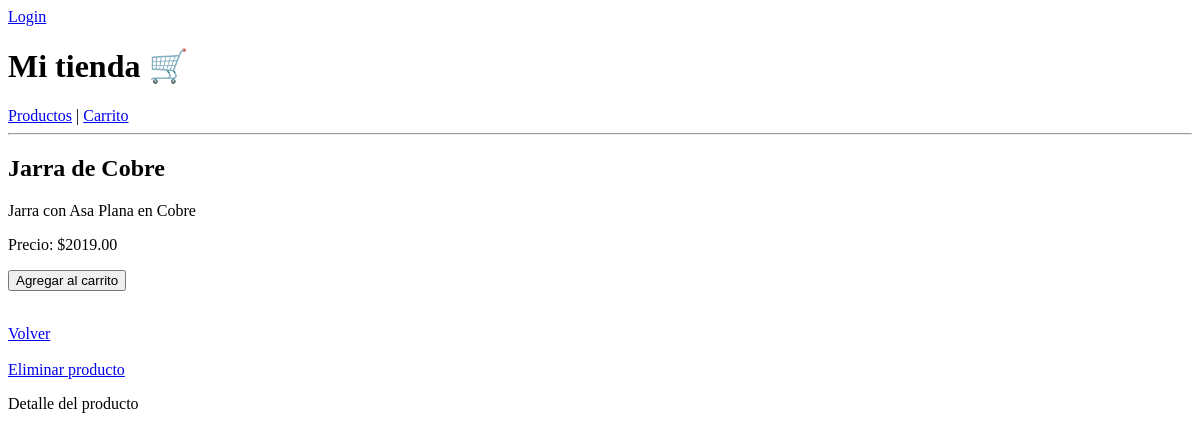
The page /products/1/ on the database as committed earlier.
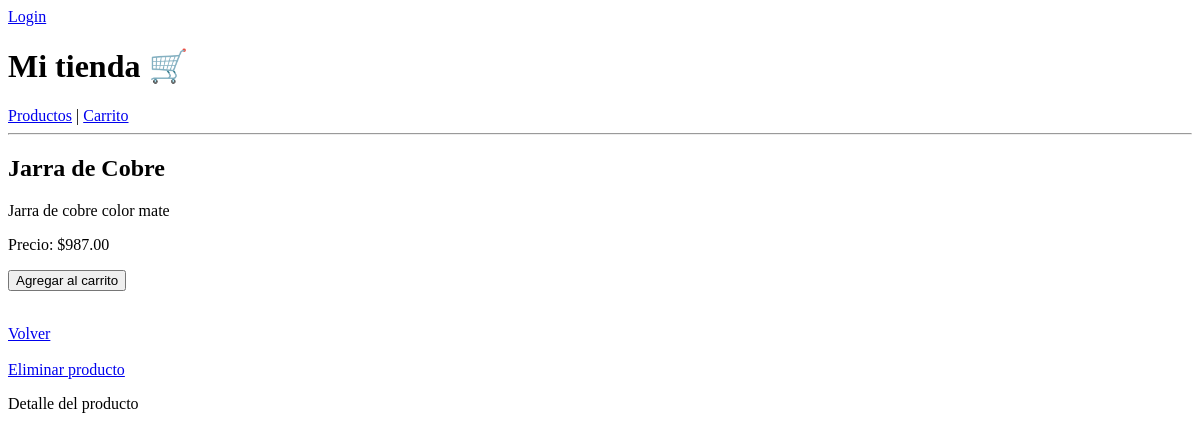
The same page on the database as committed later.
### product/models.py (models this page shows, shortened)
class Product(models.Model):
    name = models.CharField(max_length=100)
    description = models.TextField()
    price = models.DecimalField(max_digits=10, decimal_places=2)

### product/views.py (the view)
# urls.py: path('<int:pk>/', ProductDetailView.as_view(), name='product_detail'),
class ProductDetailView(DetailView):
    model = Product
    template_name = 'product/detail.html'
    context_object_name = 'product'
    def get_context_data(self, **kwargs):
        context = super().get_context_data(**kwargs)
        context['mensaje'] = "Detalle del producto"
        return context

### product/templates/product/detail.html (shortened to what this page needs)
{% extends 'base.html' %}
{% block content %}
<h2>{{ product.name }}</h2>
<p>{{ product.description }}</p>
<p>Precio: ${{ product.price }}</p>
<form method="post" action="{% url 'add_to_cart' product.id %}">
    <button type="submit">Agregar al carrito</button>
</form>
<br>
<a href="/products/">Volver</a>
<br><br>
<a href="{% url 'product_delete' product.id %}">Eliminar producto</a>
<p>{{ mensaje }}</p>
{% endblock %}

Rows that differ between the two databases and show on the page:
changed Product "Jarra de Cobre": description "Jarra con Asa Plana en Cobre" → "Jarra de cobre color mate"; price "2019.00" → "987.00"
